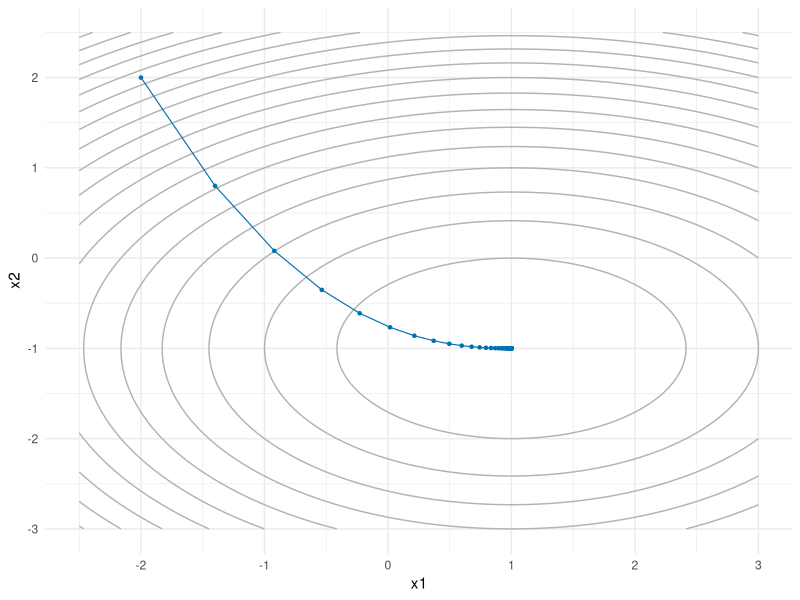
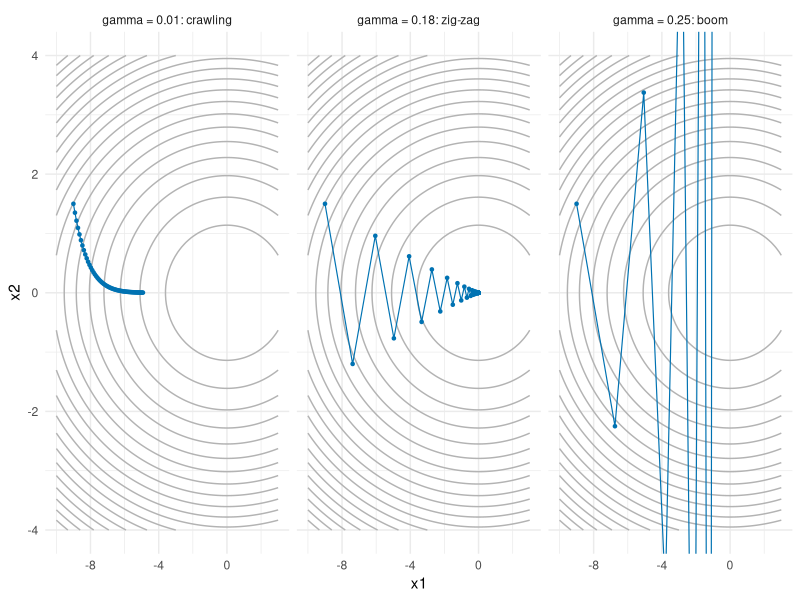
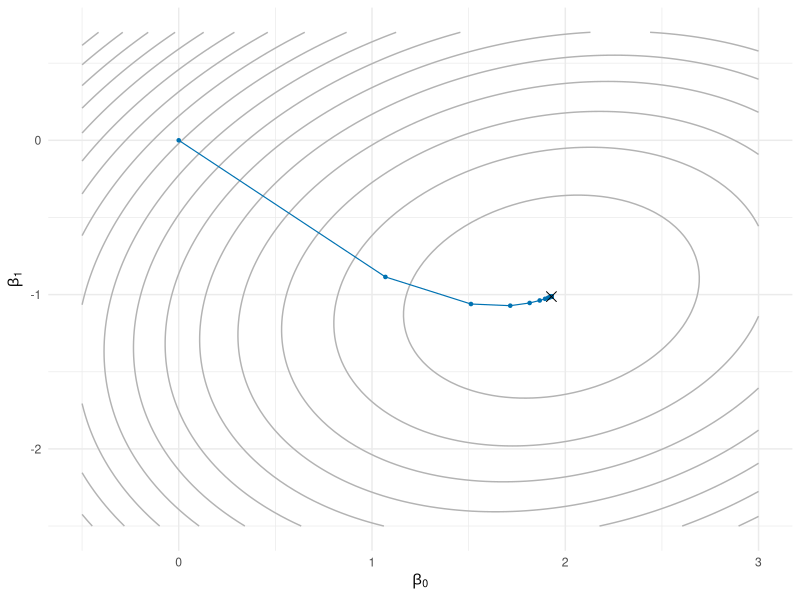
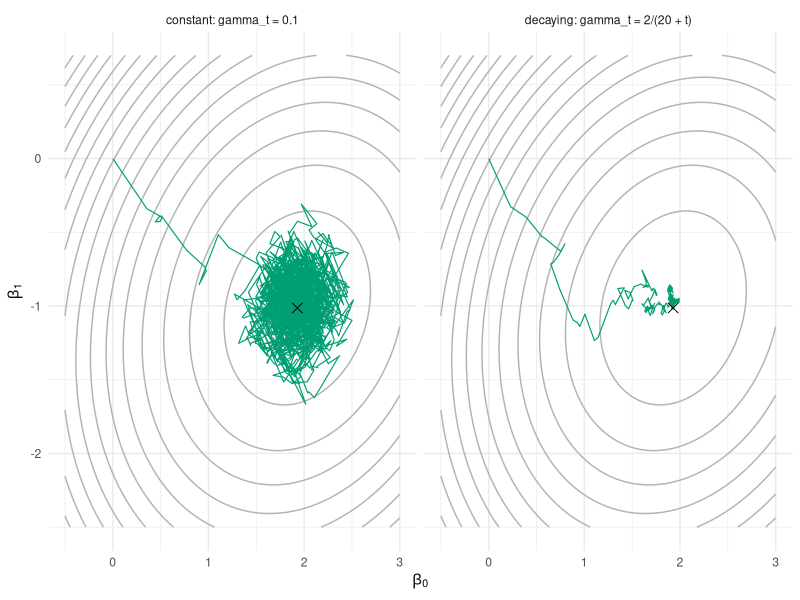
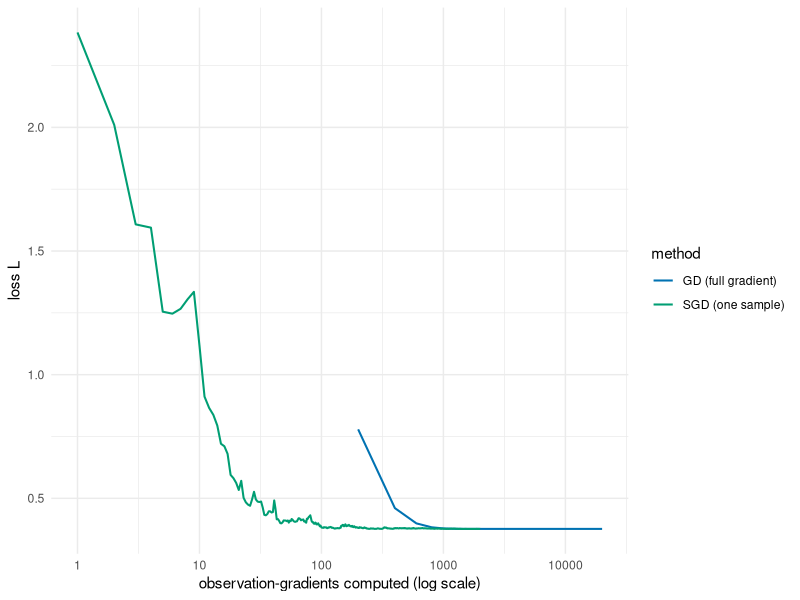
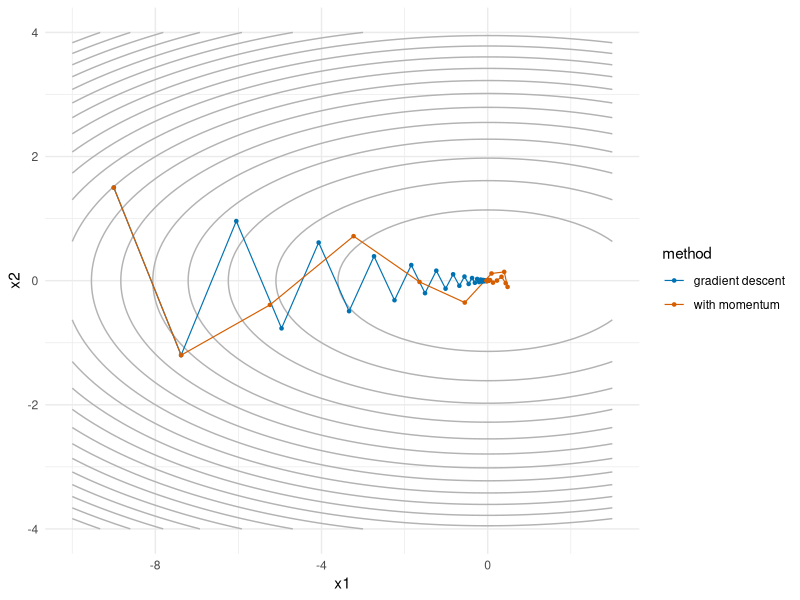
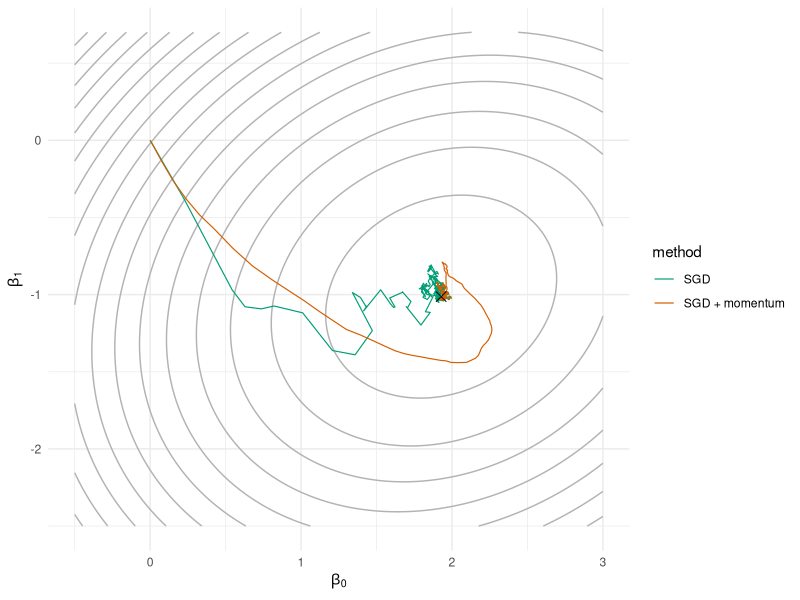
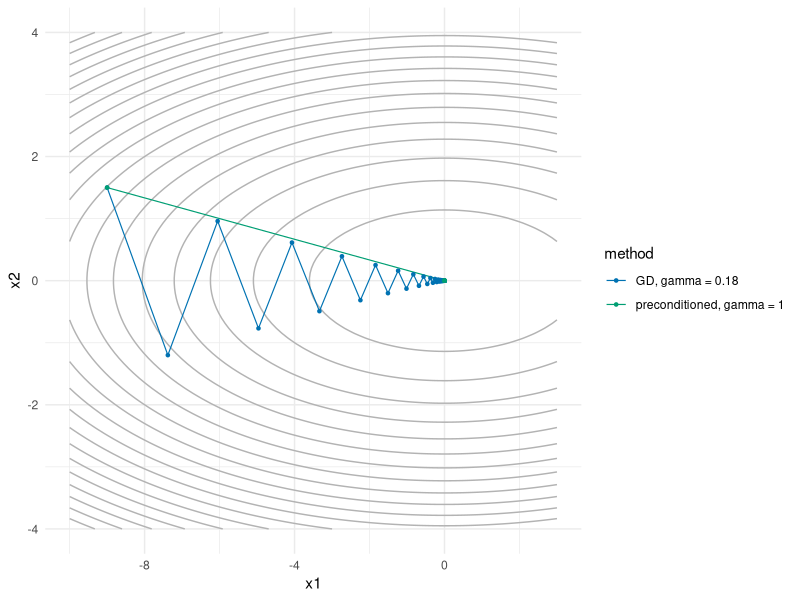

The R source for these figures, in order:
## ---- chunk 1
#| include: false
set.seed(7432)
knitr::opts_chunk$set(fig.width = 6, fig.height = 4, out.width = "70%", fig.align = "center")
## ---- chunk 2
grad_descent <- function(f, grad, x0, gamma, n) {
  # one row per iterate, one column per coordinate
  path <- matrix(NA_real_, nrow = n + 1, ncol = length(x0))
  path[1, ] <- x0
  for (i in 1:n) {
    path[i + 1, ] <- path[i, ] - gamma * grad(path[i, ])
  }
  # return a data frame ready for ggplot: iterates plus the value of f at each
  out <- as.data.frame(path)
  names(out) <- paste0("x", seq_along(x0))
  out$f <- apply(path, 1, f)
  out$iter <- 0:n
  out
}
## ---- chunk 3
f_bowl <- \(x) (x[1] - 1)^2 + 2 * (x[2] + 1)^2
grad_bowl <- \(x) c(2 * (x[1] - 1), 4 * (x[2] + 1))

path_bowl <- grad_descent(f_bowl, grad_bowl, x0 = c(-2, 2), gamma = 0.1, n = 60)
round(tail(path_bowl, 3), 5)
## ---- chunk 4
library(ggplot2)

# evaluate f on a grid, ready for geom_contour
contour_data <- function(f, xlim, ylim, n = 100) {
  grid <- expand.grid(x1 = seq(xlim[1], xlim[2], length.out = n),
                      x2 = seq(ylim[1], ylim[2], length.out = n))
  grid$f <- apply(grid[, 1:2], 1, f)
  grid
}

# grey contours of f, with the trajectory drawn on top
plot_path <- function(f, path, xlim, ylim, bins = 20, colour = "#0072B2") {
  ggplot(contour_data(f, xlim, ylim), aes(x1, x2)) +
    geom_contour(aes(z = f), bins = bins, colour = "grey70") +
    geom_path(data = path, colour = colour, linewidth = 0.4) +
    geom_point(data = path, colour = colour, size = 0.9) +
    theme_minimal()
}

plot_path(f_bowl, path_bowl, xlim = c(-2.5, 3), ylim = c(-3, 2.5))
## ---- chunk 5
#| fig-width: 9
#| fig-height: 3.4
#| out-width: "100%"
f_ill <- \(x) x[1]^2 / 2 + 10 * x[2]^2 / 2
grad_ill <- \(x) c(x[1], 10 * x[2])

path_small <- grad_descent(f_ill, grad_ill, c(-9, 1.5), gamma = 0.01, n = 60)
path_zig   <- grad_descent(f_ill, grad_ill, c(-9, 1.5), gamma = 0.18, n = 60)
path_boom  <- grad_descent(f_ill, grad_ill, c(-9, 1.5), gamma = 0.25, n = 8)

# one labelled data frame, one facet per step size (week 4 tricks)
path_small$gamma <- "gamma = 0.01: crawling"
path_zig$gamma   <- "gamma = 0.18: zig-zag"
path_boom$gamma  <- "gamma = 0.25: boom"
paths3 <- rbind(path_small, path_zig, path_boom)
paths3$gamma <- factor(paths3$gamma, levels = unique(paths3$gamma))

# the contour layer has no `gamma` column, so it is drawn in every facet
ggplot(contour_data(f_ill, c(-10, 3), c(-4, 4)), aes(x1, x2)) +
  geom_contour(aes(z = f), bins = 20, colour = "grey70") +
  geom_path(data = paths3, colour = "#0072B2", linewidth = 0.4) +
  geom_point(data = paths3, colour = "#0072B2", size = 0.9) +
  coord_cartesian(ylim = c(-4, 4)) +
  facet_wrap(~ gamma) +
  theme_minimal()
## ---- chunk 6
steps_to_tol <- function(path, target, tol = 1e-3) {
  X <- as.matrix(path[, grep("^x", names(path))])
  dist <- sqrt(colSums((t(X) - target)^2))
  hit <- which(dist < tol)
  if (length(hit) == 0) NA_integer_ else path$iter[hit[1]]
}

c(crawl = steps_to_tol(grad_descent(f_ill, grad_ill, c(-9, 1.5), 0.01, 5000), c(0, 0)),
  zig   = steps_to_tol(grad_descent(f_ill, grad_ill, c(-9, 1.5), 0.18, 5000), c(0, 0)))
## ---- chunk 7
set.seed(7432)

# --- linear regression data: y = 2 - x + noise ------------------------------
n_obs <- 200
x_reg <- runif(n_obs, -2, 2)
X <- cbind(1, x_reg)                      # design matrix: intercept + slope
beta_true <- c(2, -1)
y <- as.vector(X %*% beta_true + rnorm(n_obs, sd = 0.8))

mse_loss <- \(b) sum((y - X %*% b)^2) / (2 * n_obs)
mse_grad <- \(b) as.vector(-t(X) %*% (y - X %*% b)) / n_obs

# --- logistic regression data: 2 covariates + intercept ---------------------
n_log <- 500
X_log <- cbind(1, matrix(rnorm(n_log * 2), ncol = 2))
beta_log_true <- c(-0.5, 2, -1)
p_true <- 1 / (1 + exp(-as.vector(X_log %*% beta_log_true)))
y_log <- rbinom(n_log, 1, p_true)

sigmoid <- \(z) 1 / (1 + exp(-z))
nll <- \(b) {
  eta <- as.vector(X_log %*% b)
  mean(log(1 + exp(eta)) - y_log * eta)
}
nll_grad <- \(b) {
  p <- sigmoid(as.vector(X_log %*% b))
  as.vector(t(X_log) %*% (p - y_log)) / n_log
}
## ---- chunk 8
beta_ols <- as.vector(solve(t(X) %*% X, t(X) %*% y))
beta_ols
## ---- chunk 9
path_mse <- grad_descent(mse_loss, mse_grad, x0 = c(0, 0), gamma = 0.5, n = 100)

rbind(closed_form = beta_ols,
      grad_descent = unlist(tail(path_mse, 1)[1:2]))
## ---- chunk 10
plot_path(mse_loss, path_mse, xlim = c(-0.5, 3), ylim = c(-2.5, 0.7)) +
  geom_point(data = data.frame(x1 = beta_ols[1], x2 = beta_ols[2]),
             shape = 4, size = 3, colour = "black") +
  labs(x = expression(beta[0]), y = expression(beta[1]))
## ---- chunk 11
sgd <- function(grad_i, x0, gamma, n_steps, n_data) {
  # grad_i(theta, i): gradient of the loss at observation i only
  # gamma(t): step size at step t
  path <- matrix(NA_real_, nrow = n_steps + 1, ncol = length(x0))
  path[1, ] <- x0
  for (t in 1:n_steps) {
    i <- sample(n_data, 1)
    path[t + 1, ] <- path[t, ] - gamma(t) * grad_i(path[t, ], i)
  }
  out <- as.data.frame(path)
  names(out) <- paste0("x", seq_along(x0))
  out$iter <- 0:n_steps
  out
}

# single-observation gradient for the regression loss
mse_grad_i <- function(b, i) as.vector(-X[i, ] * (y[i] - sum(X[i, ] * b)))
## ---- chunk 12
#| fig-width: 8
#| fig-height: 3.8
#| out-width: "100%"
set.seed(1)
sgd_const <- sgd(mse_grad_i, c(0, 0), gamma = \(t) 0.1,          n_steps = 2000, n_data = n_obs)
sgd_decay <- sgd(mse_grad_i, c(0, 0), gamma = \(t) 2 / (20 + t), n_steps = 2000, n_data = n_obs)

sgd_const$schedule <- "constant: gamma_t = 0.1"
sgd_decay$schedule <- "decaying: gamma_t = 2/(20 + t)"
sgd_both <- rbind(sgd_const, sgd_decay)

ols_pt <- data.frame(x1 = beta_ols[1], x2 = beta_ols[2])

ggplot(contour_data(mse_loss, c(-0.5, 3), c(-2.5, 0.7)), aes(x1, x2)) +
  geom_contour(aes(z = f), bins = 20, colour = "grey70") +
  geom_path(data = sgd_both, colour = "#009E73", linewidth = 0.4) +
  geom_point(data = ols_pt, shape = 4, size = 3, colour = "black") +
  facet_wrap(~ schedule) +
  labs(x = expression(beta[0]), y = expression(beta[1])) +
  theme_minimal()
## ---- chunk 13
#| message: false
library(dplyr)

sgd_decay$loss <- apply(as.matrix(sgd_decay[, 1:2]), 1, mse_loss)

cost_df <- bind_rows(
  tibble(evals = path_mse$iter * n_obs, loss = path_mse$f,   method = "GD (full gradient)"),
  tibble(evals = sgd_decay$iter,        loss = sgd_decay$loss, method = "SGD (one sample)")
) |>
  filter(evals > 0)

ggplot(cost_df, aes(evals, loss, colour = method)) +
  geom_line(linewidth = 0.7) +
  scale_x_log10() +
  scale_colour_manual(values = c("GD (full gradient)" = "#0072B2",
                                 "SGD (one sample)" = "#009E73")) +
  labs(x = "observation-gradients computed (log scale)", y = "loss L") +
  theme_minimal()
## ---- chunk 14
grad_descent_mom <- function(f, grad, x0, gamma, n, beta = 0.9) {
  path <- matrix(NA_real_, nrow = n + 1, ncol = length(x0))
  path[1, ] <- x0
  v <- numeric(length(x0))            # start at rest
  for (i in 1:n) {
    v <- beta * v - gamma * grad(path[i, ])
    path[i + 1, ] <- path[i, ] + v
  }
  out <- as.data.frame(path)
  names(out) <- paste0("x", seq_along(x0))
  out$f <- apply(path, 1, f)
  out$iter <- 0:n
  out
}
## ---- chunk 15
path_plain <- grad_descent(f_ill, grad_ill, c(-9, 1.5), gamma = 0.18, n = 60)
path_mom   <- grad_descent_mom(f_ill, grad_ill, c(-9, 1.5), gamma = 0.18, n = 60, beta = 0.5)

both <- bind_rows(mutate(path_plain, method = "gradient descent"),
                  mutate(path_mom,   method = "with momentum"))

ggplot(contour_data(f_ill, c(-10, 3), c(-4, 4)), aes(x1, x2)) +
  geom_contour(aes(z = f), bins = 20, colour = "grey70") +
  geom_path(data = both, aes(colour = method), linewidth = 0.4) +
  geom_point(data = both, aes(colour = method), size = 0.9) +
  scale_colour_manual(values = c("gradient descent" = "#0072B2",
                                 "with momentum" = "#D55E00")) +
  theme_minimal()
## ---- chunk 16
c(plain    = steps_to_tol(grad_descent(f_ill, grad_ill, c(-9, 1.5), 0.18, 3000), c(0, 0)),
  momentum = steps_to_tol(grad_descent_mom(f_ill, grad_ill, c(-9, 1.5), 0.18, 3000, beta = 0.5),
                          c(0, 0)))
## ---- chunk 17
sgd_mom <- function(grad_i, x0, gamma, n_steps, n_data, beta = 0.9) {
  path <- matrix(NA_real_, nrow = n_steps + 1, ncol = length(x0))
  path[1, ] <- x0
  v <- numeric(length(x0))
  for (t in 1:n_steps) {
    i <- sample(n_data, 1)
    v <- beta * v - gamma(t) * grad_i(path[t, ], i)
    path[t + 1, ] <- path[t, ] + v
  }
  out <- as.data.frame(path)
  names(out) <- paste0("x", seq_along(x0))
  out$iter <- 0:n_steps
  out
}
## ---- chunk 18
set.seed(2)
s_plain <- sgd(mse_grad_i, c(0, 0), gamma = \(t) 2 / (20 + t), n_steps = 2000, n_data = n_obs)
set.seed(2)
s_mom <- sgd_mom(mse_grad_i, c(0, 0), gamma = \(t) 0.2 / (20 + t), n_steps = 2000,
                 n_data = n_obs, beta = 0.9)

both_sgd <- bind_rows(mutate(s_plain, method = "SGD"),
                      mutate(s_mom,   method = "SGD + momentum"))

ggplot(contour_data(mse_loss, c(-0.5, 3), c(-2.5, 0.7)), aes(x1, x2)) +
  geom_contour(aes(z = f), bins = 20, colour = "grey70") +
  geom_path(data = both_sgd, aes(colour = method), linewidth = 0.4) +
  geom_point(data = ols_pt, shape = 4, size = 3, colour = "black") +
  scale_colour_manual(values = c("SGD" = "#009E73",
                                 "SGD + momentum" = "#D55E00")) +
  labs(x = expression(beta[0]), y = expression(beta[1])) +
  theme_minimal()
## ---- chunk 19
grad_descent_pre <- function(f, grad, x0, gamma, n, P) {
  path <- matrix(NA_real_, nrow = n + 1, ncol = length(x0))
  path[1, ] <- x0
  for (i in 1:n) {
    path[i + 1, ] <- path[i, ] - gamma * as.vector(P %*% grad(path[i, ]))
  }
  out <- as.data.frame(path)
  names(out) <- paste0("x", seq_along(x0))
  out$f <- apply(path, 1, f)
  out$iter <- 0:n
  out
}
## ---- chunk 20
P <- diag(c(1, 1 / 10))
path_pre <- grad_descent_pre(f_ill, grad_ill, c(-9, 1.5), gamma = 1, n = 5, P = P)
round(path_pre, 10)
## ---- chunk 21
both_pre <- bind_rows(mutate(path_zig, method = "GD, gamma = 0.18"),
                      mutate(path_pre, method = "preconditioned, gamma = 1"))

ggplot(contour_data(f_ill, c(-10, 3), c(-4, 4)), aes(x1, x2)) +
  geom_contour(aes(z = f), bins = 20, colour = "grey70") +
  geom_path(data = both_pre, aes(colour = method), linewidth = 0.4) +
  geom_point(data = both_pre, aes(colour = method), size = 0.9) +
  scale_colour_manual(values = c("GD, gamma = 0.18" = "#0072B2",
                                 "preconditioned, gamma = 1" = "#009E73")) +
  theme_minimal()
## ---- chunk 22
fit_bfgs <- optim(par = c(0, 0, 0), fn = nll, gr = nll_grad, method = "BFGS")
fit_bfgs$par          # estimated coefficients
fit_bfgs$value        # NLL at the minimum
fit_bfgs$counts       # evaluations of fn and gr
fit_bfgs$convergence  # 0 means success
## ---- chunk 23
# our GD, with a hand-tuned step size
path_nll <- grad_descent(nll, nll_grad, x0 = c(0, 0, 0), gamma = 2, n = 200)

# our SGD, with a hand-tuned decay schedule
nll_grad_i <- function(b, i) X_log[i, ] * (sigmoid(sum(X_log[i, ] * b)) - y_log[i])
set.seed(3)
path_sgd_nll <- sgd(nll_grad_i, c(0, 0, 0), gamma = \(t) 10 / (20 + t),
                    n_steps = 4000, n_data = n_log)

# the reference fit
fit_glm <- glm(y_log ~ X_log - 1, family = binomial)

results <- data.frame(
  method = c("glm()", "optim BFGS", "GD (200 steps)", "SGD (4000 steps)"),
  nll = c(nll(coef(fit_glm)), fit_bfgs$value,
          tail(path_nll$f, 1),
          nll(unlist(tail(path_sgd_nll, 1)[1:3]))),
  obs_gradients = c(NA, fit_bfgs$counts["gradient"] * n_log, 200 * n_log, 4000)
)
results$nll <- round(results$nll, 6)
results$obs_gradients <- format(results$obs_gradients, big.mark = ",", scientific = FALSE)
results
